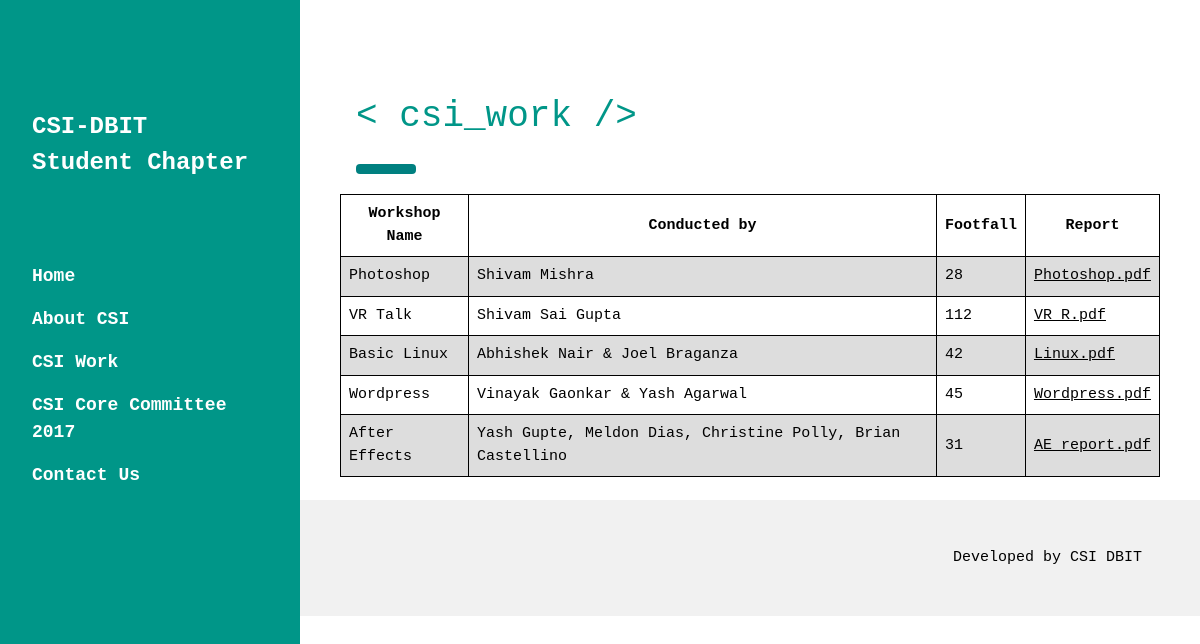
The app's page /csiwork.php with its own data.
### tables this page shows
CREATE TABLE `csiwork` (
  `name` varchar(150) DEFAULT NULL,
  `conduct` varchar(300) DEFAULT NULL,
  `footfall` varchar(4) DEFAULT NULL,
  `doc` varchar(40) DEFAULT NULL,
  `cid` int(11) NOT NULL AUTO_INCREMENT,
  PRIMARY KEY (`cid`)
);

### csiwork.php (the view, shortened to what this page needs)
<!DOCTYPE html>
<html>
<link rel="stylesheet" href="styles.css">
<link rel="stylesheet" href="tableOfProject.css">
<body>
	<nav class="w3-sidebar w3-teal w3-collapse w3-top w3-large w3-padding"
		style="z-index: 3; width: 300px; font-weight: bold;" id="mySidebar">
		<br>
		<div class="w3-container">
			<h3 class="w3-padding-64">
				<b>CSI-DBIT<br>Student Chapter
				</b>
			</h3>
		</div>
		<div class="w3-bar-block">
			<a href="index.php" onclick="w3_close()"
				class="w3-bar-item w3-button w3-hover-white">Home</a> <a
				href="about.html" onclick="w3_close()"
				class="w3-bar-item w3-button w3-hover-white">About CSI</a> <a
				href="#csiwork" onclick="w3_close()"
				class="w3-bar-item w3-button w3-hover-white">CSI Work</a> <a
				href="committee.html" onclick="w3_close()"
				class="w3-bar-item w3-button w3-hover-white">CSI Core Committee
				2017</a> <a href="contact.html" onclick="w3_close()"
				class="w3-bar-item w3-button w3-hover-white">Contact Us</a>
		</div>
	</nav>
	<div class="w3-main" style="margin-left: 340px; margin-right: 40px">
		<div class="w3-container" id="csiwork" style="margin-top: 80px">
			<h1 class="w3-xxlarge w3-text-teal">< csi_work /></h1>
			<hr style="width: 50px; border: 5px solid teal" class="w3-round">
		</div>
		<table>
			<tr>
				<th>Workshop Name</th>
				<th>Conducted by</th>
				<th>Footfall</th>
				<th>Report</th>
			</tr>
			<?php
   include "database.php";
   $sql = 'select * from csiwork';
   $retval = mysql_query( $sql, $conn );
   while($row = mysql_fetch_assoc($retval))
   {
  	echo "<tr>";
  	echo "<td>" . $row['name'] . "</td>";
  	echo "<td>" . $row['conduct'] . "</td>";
  	echo "<td>" . $row['footfall'] . "</td>";
  	echo "<td><a href='/csi/pdf/".$row['doc']."'>" . $row['doc'] . "</a></td>";
  	echo "</tr>";
   }
?>
		</table>
	</div>
	<br>
	<div class="w3-light-grey w3-container w3-padding-32"
		style="padding-right: 58px">
		<p class="w3-right">Developed by CSI DBIT</p>
	</div>
</body>
</html>

### styles.css (style rules this page uses)
html { box-sizing:border-box }
*,*:before,*:after { box-sizing:inherit }
html { -ms-text-size-adjust:100%;-webkit-text-size-adjust:100% }
body { margin:0 }
article,aside,details,figcaption,figure,footer,header,main,menu,nav,section,summary { display:block }
a { background-color:transparent;-webkit-text-decoration-skip:objects }
hr { box-sizing:content-box;height:0;overflow:visible }
html,body { font-family:Verdana,sans-serif;font-size:15px;line-height:1.5 }
html { overflow-x:hidden }
h1 { font-size:36px }
h3 { font-size:24px }
h1,h2,h3,h4,h5,h6 { font-family:"Segoe UI",Arial,sans-serif;font-weight:400;margin:10px 0 }
hr { border:0;border-top:1px solid #eee;margin:20px 0 }
a { color:inherit }
.w3-btn,.w3-button { border:none;display:inline-block;outline:0;padding:8px 16px;vertical-align:middle;overflow:hidden;text-decoration:none;color:inherit;background-color:inherit;text-align:center;cursor:pointer;white-space:nowrap }
.w3-btn,.w3-button { -webkit-touch-callout:none;-webkit-user-select:none;-khtml-user-select:none;-moz-user-select:none;-ms-user-select:none;user-select:none }
.w3-sidebar { height:100%;width:200px;background-color:#fff;position:fixed!important;z-index:1;overflow:auto }
.w3-main,#main { transition:margin-left .4s }
.w3-bar-block .w3-bar-item { width:100%;display:block;padding:8px 16px;text-align:left;border:none;outline:none;white-space:normal;float:none }
.w3-container:after,.w3-container:before,.w3-panel:after,.w3-panel:before,.w3-row:after,.w3-row:before,.w3-row-padding:after,.w3-row-padding:before, .w3-cell-row:before,.w3-cell-row:after,.w3-clear:after,.w3-clear:before,.w3-bar:before,.w3-bar:after { content:"";display:table;clear:both }
@media (min-width:993px) { .w3-sidebar.w3-collapse { display:block!important } }
.w3-top,.w3-bottom { position:fixed;width:100%;z-index:1 }
.w3-top { top:0 }
.w3-round,.w3-round-medium { border-radius:4px }
.w3-container,.w3-panel { padding:0.01em 16px }
.w3-large { font-size:18px!important }
.w3-xxlarge { font-size:36px!important }
.w3-padding { padding:8px 16px!important }
.w3-padding-32 { padding-top:32px!important;padding-bottom:32px!important }
.w3-padding-64 { padding-top:64px!important;padding-bottom:64px!important }
.w3-right { float:right!important }
.w3-teal,.w3-hover-teal:hover { color:#fff!important;background-color:#009688!important }
.w3-light-grey,.w3-hover-light-grey:hover,.w3-light-gray,.w3-hover-light-gray:hover { color:#000!important;background-color:#f1f1f1!important }
.w3-text-teal { color:#009688!important }

### tableOfProject.css (style rules this page uses)
table { font-family: "Champagne & Limousines",sans-serif; border-collapse: collapse; width: 100%; }
td, th { border: 1px solid #000000; text-align: left; padding: 8px; }
th { text-align: center; }
tr:nth-child(even) { background-color: #dddddd; }

### csiwork.php (style rules this page uses)
body, h1, h2, h3, h4, h5 { font-family: "Courier New", sans-serif }
body { font-size: 100%; }
table { font-family: "Courier New", sans-serif; border-collapse: collapse; width: 100%; }
td, th { border: 1px solid #000000; text-align: left; padding: 8px; }
th { text-align: center; }
tr:nth-child(even) { background-color: #dddddd; }

### records on screen
csiwork: name "Photoshop", conduct "Shivam Mishra", footfall "28", doc "Photoshop.pdf"
csiwork: name "VR Talk", conduct "Shivam Sai Gupta", footfall "112", doc "VR_R.pdf"
csiwork: name "Basic Linux", conduct "Abhishek Nair & Joel Braganza", footfall "42", doc "Linux.pdf"
csiwork: name "Wordpress", conduct "Vinayak Gaonkar & Yash Agarwal", footfall "45", doc "Wordpress.pdf"
csiwork: name "After Effects", conduct "Yash Gupte, Meldon Dias, Christine Polly, Brian Castellino", footfall "31", doc "AE_report.pdf"
